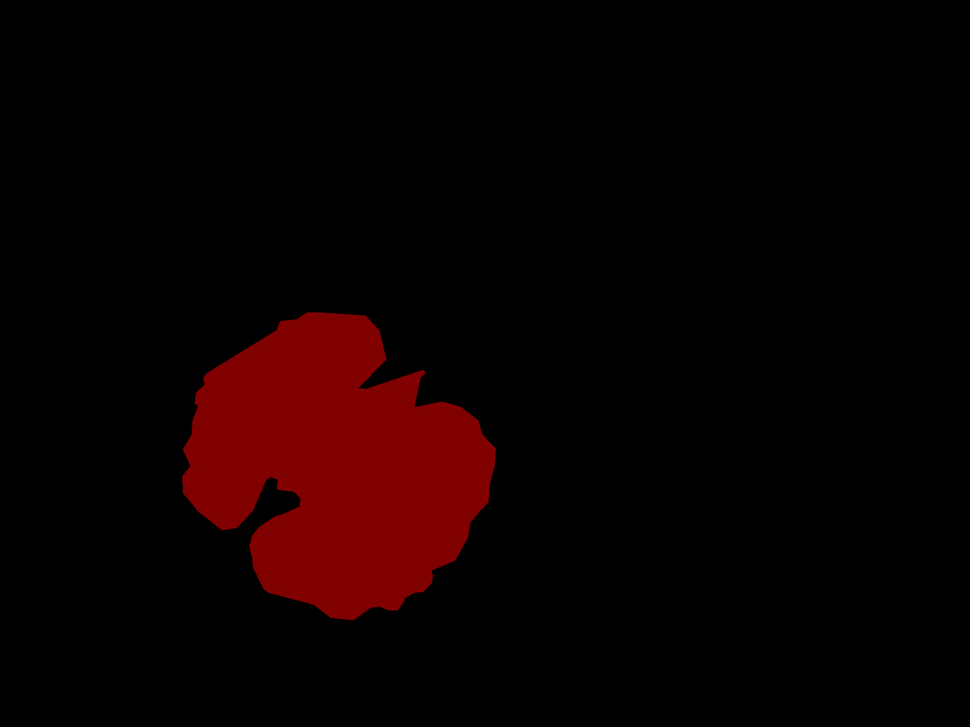
#> input picture hutao.png, 970 x 727 px, shrunk from 2048 x 1536 before the run
$ python '椭圆拟合3.py'
#> lines starting #> are read from the running program, lines starting #| are printed output that depends on the picture; after the words box and inside, x2 and y2 are one past the last pixel; in counts of white or black regions, pixels touching at a corner belong together
import cv2
import numpy as np
import math
from datetime import datetime

# 记录开始时间
start_time = datetime.now()

# 读取语义分割掩码
mask = cv2.imread("hutao.png", cv2.IMREAD_GRAYSCALE)
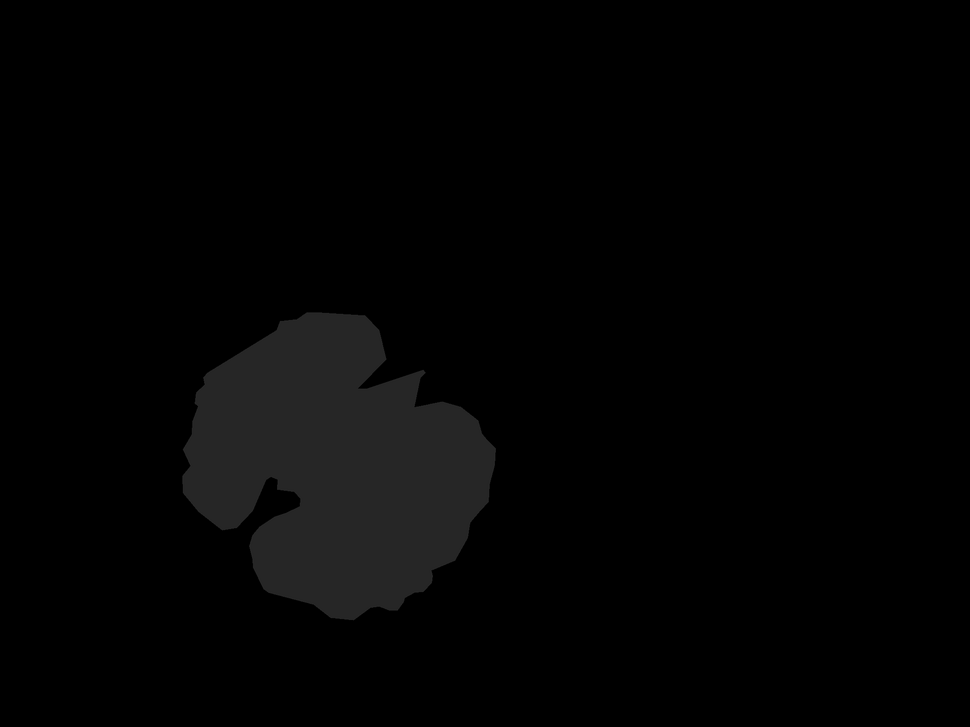
#> mask: shape (727, 970); min 0, max 43, mean 3.4
original_image = cv2.cvtColor(mask, cv2.COLOR_GRAY2BGR)

# 计算原始面积
original_area = cv2.countNonZero(mask)
#> original_area = 64089

# 查找轮廓
contours, _ = cv2.findContours(mask, cv2.RETR_EXTERNAL, cv2.CHAIN_APPROX_SIMPLE)
#> contours = 2 contours, 1 with area under 20; largest, box (x1, y1, x2, y2) and area: (182, 312, 496, 621) 63520

if not contours:
    print("未检测到有效轮廓")
    exit()

# 取最大轮廓拟合椭圆
max_contour = max(contours, key=cv2.contourArea)
#> max_contour = contour of 552 points, box (x1, y1, x2, y2) (182, 312, 496, 621), area 63520
ellipse = cv2.fitEllipse(max_contour)
#> ellipse = ((338, 467.4), (252.2, 316.3), 133.5)
a_major, a_minor = ellipse[1][0] / 2, ellipse[1][1] / 2
#> a_major = 126.1; a_minor = 158.2

# 计算椭圆面积
ellipse_area = math.pi * a_major * a_minor
#> ellipse_area = 62652.9
area_diff = abs(original_area - ellipse_area)
#> area_diff = 1436.1

# 绘制结果
result_image = original_image.copy()
cv2.drawContours(result_image, [max_contour], -1, (0, 255, 0), 1)
cv2.ellipse(result_image, ellipse, (0, 0, 255), 2)
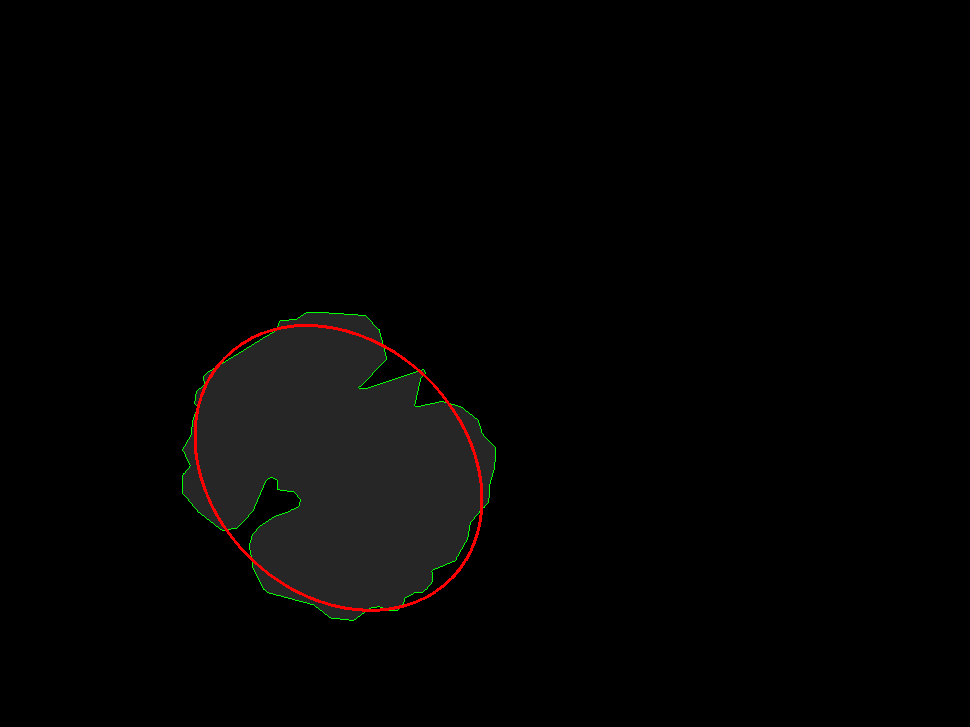
#> result_image: shape (727, 970, 3); mean B, G, R 3.3, 3.7, 4.3


def calculate_errors(mask, ellipse):
#> called with ellipse = ((338, 467.4), (252.2, 316.3), 133.5)
    errors = []
    center = (ellipse[0][0], ellipse[0][1])
#> center = (338, 467.4)
    axes = (ellipse[1][0] / 2, ellipse[1][1] / 2)
#> axes = (126.1, 158.2)
    angle = math.radians(ellipse[2])
#> angle = 2.33

    # 生成椭圆掩码
    ellipse_mask = np.zeros_like(mask)
    cv2.ellipse(ellipse_mask, ellipse, 255, -1)
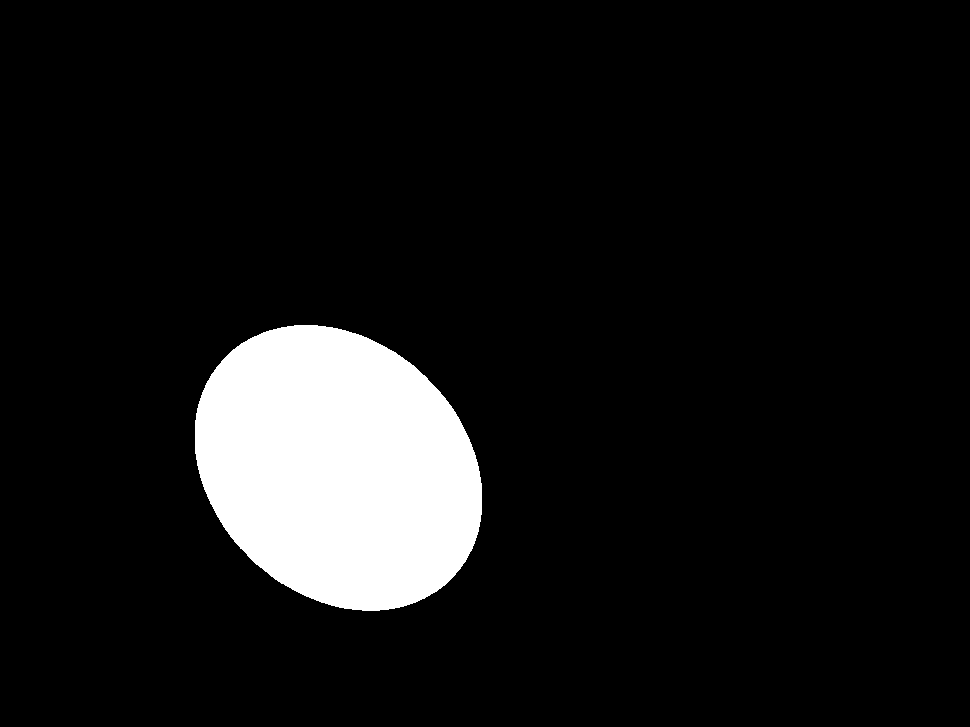
#> ellipse_mask: shape (727, 970); 8.9% white; 1 white region, box (x1, y1, x2, y2) and area: (195, 325, 482, 611) 62972

    # 计算IoU
    intersection = cv2.bitwise_and(mask, ellipse_mask)
    union = cv2.bitwise_or(mask, ellipse_mask)
    iou = np.sum(intersection) / np.sum(union)
#> iou = 0.135

    # 遍历所有轮廓点计算误差
    for point in max_contour:
        x, y = point[0]

        # 坐标变换到椭圆坐标系
        dx = x - center[0]
        dy = y - center[1]
        x_rot = dx * math.cos(angle) + dy * math.sin(angle)
        y_rot = -dx * math.sin(angle) + dy * math.cos(angle)

        # 代数距离误差
        algebraic_error = (x_rot ** 2) / (axes[0] ** 2) + (y_rot ** 2) / (axes[1] ** 2) - 1
        errors.append(abs(algebraic_error))
#> this loop made 552 passes
#> (x, y, dx, dy, x_rot, y_rot, algebraic_error) on passes 1 to 3: (306, 312, -31.96, -155.4, -90.7, 130.2, 0.195), (305, 313, -32.96, -154.4, -89.29, 130.2, 0.179), (304, 313, -33.96, -154.4, -88.6, 130.9, 0.179)
#> after the loop, errors = 552 values, max 0.849 at index 198, min 0.00176 at index 61, mean 0.218

    return iou, errors


# 计算误差指标
iou, errors = calculate_errors(mask, ellipse)
#> iou = 0.135
error_percent = [e * 100 for e in errors]  # 转换为百分比
#> error_percent = 552 values, max 84.92 at index 198, min 0.176 at index 61, mean 21.77

# 统计指标
stats = {
    'avg_error': np.mean(error_percent),
    'max_error': np.max(error_percent),
    'min_error': np.min(error_percent),
    'std_error': np.std(error_percent),
    'area_diff': area_diff,
    'proc_time': (datetime.now() - start_time).total_seconds()
}
#> stats = {'avg_error': 21.77, 'max_error': 84.92, 'min_error': 0.176, 'std_error': 21.06, 'area_diff': 1436.1, 'proc_time': 0.334}

# 绘制文字信息
text_lines = [
    f"IoU: {iou:.3f}",
    f"AvgErr: {stats['avg_error']:.1f}%",
    f"Min/MaxErr: {stats['min_error']:.1f}%/{stats['max_error']:.1f}%",
    f"StdErr: {stats['std_error']:.1f}%",
    f"AreaDiff: {stats['area_diff']:.1f} px²",
    f"Time: {stats['proc_time']:.1f}s"
]
#> text_lines = ['IoU: 0.135', 'AvgErr: 21.8%', 'Min/MaxErr: 0.2%/84.9%', 'StdErr: 21.1%', 'AreaDiff: 1436.1 px²', 'Time: 0.3s']

# 逐行添加文字
y_start = 30
line_spacing = 25
for i, line in enumerate(text_lines):
    y = y_start + i * line_spacing
    cv2.putText(result_image, line, (10, y),
                cv2.FONT_HERSHEY_SIMPLEX, 0.6, (255, 0, 255), 2)
#> this loop made 6 passes
#> (line, y) on passes 1 to 6: ('IoU: 0.135', 30), ('AvgErr: 21.8%', 55), ('Min/MaxErr: 0.2%/84.9%', 80), ('StdErr: 21.1%', 105), ('AreaDiff: 1436.1 px²', 130), ('Time: 0.3s', 155)
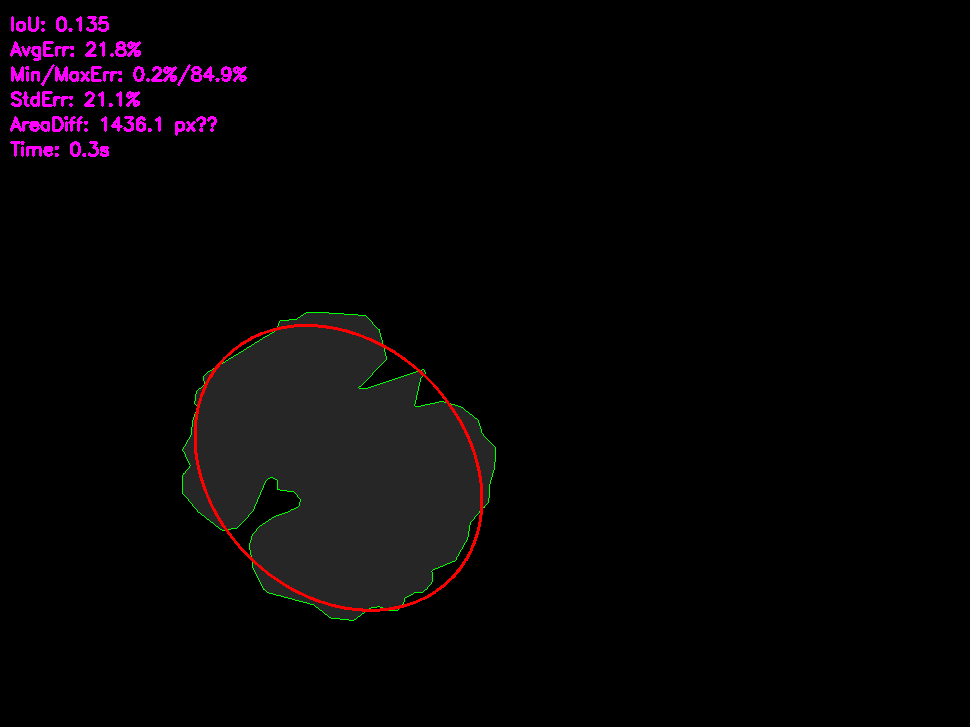
#> result_image: shape (727, 970, 3); 0.86% of pixels changed, all inside (x1, y1, x2, y2) = (10, 16, 247, 157)

# 保存并输出结果
cv2.imwrite("fitted_ellipse.png", result_image)
print(f"椭圆参数：长轴 {2 * a_major:.1f}px，短轴 {2 * a_minor:.1f}px")
#| 椭圆参数：长轴 252.2px，短轴 316.3px
print("误差统计：")
print(f"  - 平均误差: {stats['avg_error']:.1f}%")
#|   - 平均误差: 21.8%
print(f"  - 误差范围: {stats['min_error']:.1f}%~{stats['max_error']:.1f}%")
#|   - 误差范围: 0.2%~84.9%
print(f"  - 误差标准差: {stats['std_error']:.1f}%")
#|   - 误差标准差: 21.1%
print(f"面积差异: {stats['area_diff']:.1f} px²")
#| 面积差异: 1436.1 px²
print(f"处理耗时: {stats['proc_time']:.1f}s")
#| 处理耗时: 0.3s
